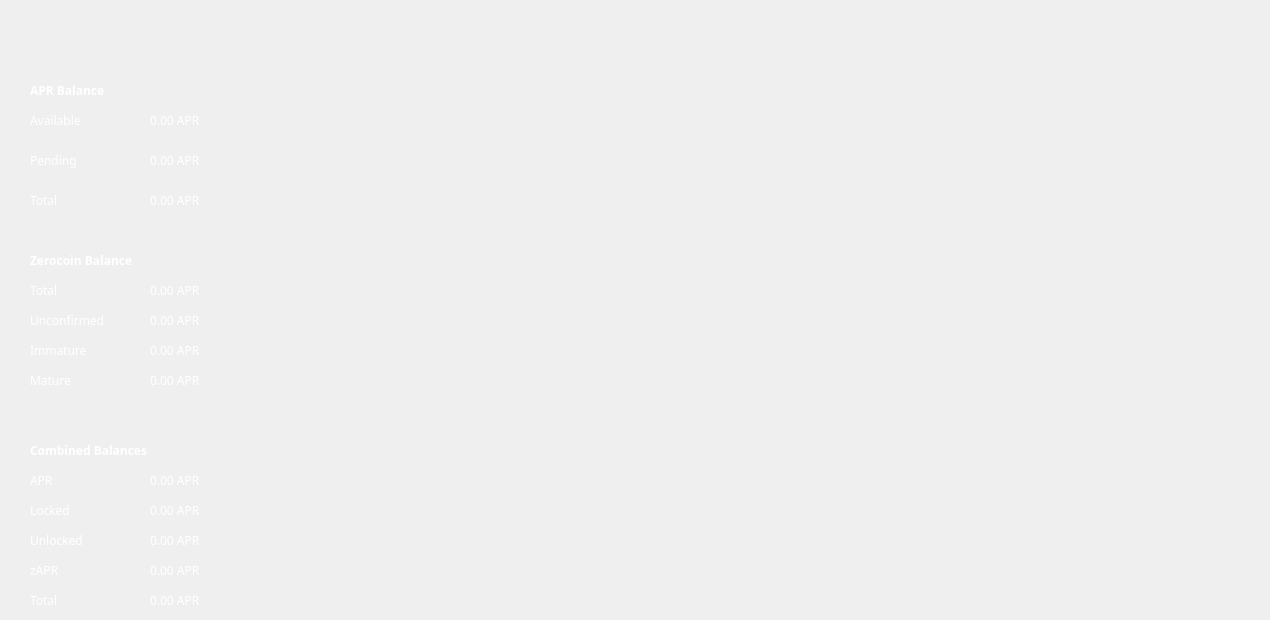
      <widget class="QWidget" name="tab">
       <attribute name="title">
        <string>Overview</string>
       </attribute>
       <widget class="QLabel" name="label">
        <property name="geometry">
         <rect>
          <x>30</x>
          <y>80</y>
          <width>151</width>
          <height>21</height>
         </rect>
        </property>
        <property name="font">
         <font>
          <family>Montserrat</family>
          <pointsize>9</pointsize>
          <weight>75</weight>
          <bold>true</bold>
         </font>
        </property>
        <property name="autoFillBackground">
         <bool>false</bool>
        </property>
        <property name="styleSheet">
         <string notr="true">color: rgb(255, 255, 255);
background:transparent</string>
        </property>
        <property name="text">
         <string>APR Balance</string>
        </property>
       </widget>
       <widget class="QLabel" name="label_2">
        <property name="geometry">
         <rect>
          <x>30</x>
          <y>110</y>
          <width>101</width>
          <height>21</height>
         </rect>
        </property>
        <property name="font">
         <font>
          <family>Montserrat</family>
         </font>
        </property>
        <property name="styleSheet">
         <string notr="true">color: rgb(255, 255, 255);
background:transparent</string>
        </property>
        <property name="text">
         <string>Available</string>
        </property>
       </widget>
       <widget class="QLabel" name="label_3">
        <property name="geometry">
         <rect>
          <x>150</x>
          <y>110</y>
          <width>101</width>
          <height>21</height>
         </rect>
        </property>
        <property name="font">
         <font>
          <family>Montserrat</family>
         </font>
        </property>
        <property name="styleSheet">
         <string notr="true">color: rgb(255, 255, 255);
background:transparent</string>
        </property>
        <property name="text">
         <string>0.00 APR</string>
        </property>
       </widget>
       <widget class="QLabel" name="label_4">
        <property name="geometry">
         <rect>
          <x>30</x>
          <y>150</y>
          <width>101</width>
          <height>21</height>
         </rect>
        </property>
        <property name="font">
         <font>
          <family>Montserrat</family>
         </font>
        </property>
        <property name="styleSheet">
         <string notr="true">color: rgb(255, 255, 255);
background:transparent</string>
        </property>
        <property name="text">
         <string>Pending</string>
        </property>
       </widget>
       <widget class="QLabel" name="label_5">
        <property name="geometry">
         <rect>
          <x>150</x>
          <y>150</y>
          <width>101</width>
          <height>21</height>
         </rect>
        </property>
        <property name="font">
         <font>
          <family>Montserrat</family>
         </font>
        </property>
        <property name="styleSheet">
         <string notr="true">color: rgb(255, 255, 255);
background:transparent</string>
        </property>
        <property name="text">
         <string>0.00 APR</string>
        </property>
       </widget>
       <widget class="QLabel" name="label_6">
        <property name="geometry">
         <rect>
          <x>30</x>
          <y>190</y>
          <width>101</width>
          <height>21</height>
         </rect>
        </property>
        <property name="font">
         <font>
          <family>Montserrat</family>
         </font>
        </property>
        <property name="styleSheet">
         <string notr="true">color: rgb(255, 255, 255);
background:transparent</string>
        </property>
        <property name="text">
         <string>Total</string>
        </property>
       </widget>
       <widget class="QLabel" name="label_7">
        <property name="geometry">
         <rect>
          <x>150</x>
          <y>190</y>
          <width>101</width>
          <height>21</height>
         </rect>
        </property>
        <property name="font">
         <font>
          <family>Montserrat</family>
         </font>
        </property>
        <property name="styleSheet">
         <string notr="true">color: rgb(255, 255, 255);
background:transparent</string>
        </property>
        <property name="text">
         <string>0.00 APR</string>
        </property>
       </widget>
       <widget class="QLabel" name="label_8">
        <property name="geometry">
         <rect>
          <x>30</x>
          <y>250</y>
          <width>201</width>
          <height>21</height>
         </rect>
        </property>
        <property name="font">
         <font>
          <family>Montserrat</family>
          <pointsize>9</pointsize>
          <weight>75</weight>
          <bold>true</bold>
         </font>
        </property>
        <property name="styleSheet">
         <string notr="true">color: rgb(255, 255, 255);
background:transparent</string>
        </property>
        <property name="text">
         <string>Zerocoin Balance</string>
        </property>
       </widget>
       <widget class="QLabel" name="label_9">
        <property name="geometry">
         <rect>
          <x>30</x>
          <y>280</y>
          <width>101</width>
          <height>21</height>
         </rect>
        </property>
        <property name="font">
         <font>
          <family>Montserrat</family>
         </font>
        </property>
        <property name="styleSheet">
         <string notr="true">color: rgb(255, 255, 255);
background:transparent</string>
        </property>
        <property name="text">
         <string>Total</string>
        </property>
       </widget>
       <widget class="QLabel" name="label_10">
        <property name="geometry">
         <rect>
          <x>150</x>
          <y>280</y>
          <width>101</width>
          <height>21</height>
         </rect>
        </property>
        <property name="font">
         <font>
          <family>Montserrat</family>
         </font>
        </property>
        <property name="styleSheet">
         <string notr="true">color: rgb(255, 255, 255);
background:transparent</string>
        </property>
        <property name="text">
         <string>0.00 APR</string>
        </property>
       </widget>
       <widget class="QLabel" name="label_11">
        <property name="geometry">
         <rect>
          <x>30</x>
          <y>310</y>
          <width>121</width>
          <height>21</height>
         </rect>
        </property>
        <property name="font">
         <font>
          <family>Montserrat</family>
         </font>
        </property>
        <property name="styleSheet">
         <string notr="true">color: rgb(255, 255, 255);
background:transparent</string>
        </property>
        <property name="text">
         <string>Unconfirmed</string>
        </property>
       </widget>
       <widget class="QLabel" name="label_12">
        <property name="geometry">
         <rect>
          <x>150</x>
          <y>310</y>
          <width>101</width>
          <height>21</height>
         </rect>
        </property>
        <property name="font">
         <font>
          <family>Montserrat</family>
         </font>
        </property>
        <property name="styleSheet">
         <string notr="true">color: rgb(255, 255, 255);
background:transparent</string>
        </property>
        <property name="text">
         <string>0.00 APR</string>
        </property>
       </widget>
       <widget class="QLabel" name="label_13">
        <property name="geometry">
         <rect>
          <x>30</x>
          <y>340</y>
          <width>101</width>
          <height>21</height>
         </rect>
        </property>
        <property name="font">
         <font>
          <family>Montserrat</family>
         </font>
        </property>
        <property name="styleSheet">
         <string notr="true">color: rgb(255, 255, 255);
background:transparent</string>
        </property>
        <property name="text">
         <string>Immature</string>
        </property>
       </widget>
       <widget class="QLabel" name="label_14">
        <property name="geometry">
         <rect>
          <x>150</x>
          <y>340</y>
          <width>101</width>
          <height>21</height>
         </rect>
        </property>
        <property name="font">
         <font>
          <family>Montserrat</family>
         </font>
        </property>
        <property name="styleSheet">
         <string notr="true">color: rgb(255, 255, 255);
background:transparent</string>
        </property>
        <property name="text">
         <string>0.00 APR</string>
        </property>
       </widget>
       <widget class="QLabel" name="label_15">
        <property name="geometry">
         <rect>
          <x>30</x>
          <y>440</y>
          <width>191</width>
          <height>21</height>
         </rect>
        </property>
        <property name="font">
         <font>
          <family>Montserrat</family>
          <pointsize>9</pointsize>
          <weight>75</weight>
          <bold>true</bold>
         </font>
        </property>
        <property name="styleSheet">
         <string notr="true">color: rgb(255, 255, 255);
background:transparent</string>
        </property>
        <property name="text">
         <string>Combined Balances</string>
        </property>
       </widget>
       <widget class="QLabel" name="label_16">
        <property name="geometry">
         <rect>
          <x>150</x>
          <y>370</y>
          <width>101</width>
          <height>21</height>
         </rect>
        </property>
        <property name="font">
         <font>
          <family>Montserrat</family>
         </font>
        </property>
        <property name="styleSheet">
         <string notr="true">color: rgb(255, 255, 255);
background:transparent</string>
        </property>
        <property name="text">
         <string>0.00 APR</string>
        </property>
       </widget>
       <widget class="QLabel" name="label_17">
        <property name="geometry">
         <rect>
          <x>30</x>
          <y>370</y>
          <width>101</width>
          <height>21</height>
         </rect>
        </property>
        <property name="font">
         <font>
          <family>Montserrat</family>
         </font>
        </property>
        <property name="styleSheet">
         <string notr="true">color: rgb(255, 255, 255);
background:transparent</string>
        </property>
        <property name="text">
         <string>Mature</string>
        </property>
       </widget>
       <widget class="QLabel" name="label_18">
        <property name="geometry">
         <rect>
          <x>30</x>
          <y>470</y>
          <width>161</width>
          <height>21</height>
         </rect>
        </property>
        <property name="font">
         <font>
          <family>Montserrat</family>
         </font>
        </property>
        <property name="styleSheet">
         <string notr="true">color: rgb(255, 255, 255);
background:transparent</string>
        </property>
        <property name="text">
         <string>APR</string>
        </property>
       </widget>
       <widget class="QLabel" name="label_19">
        <property name="geometry">
         <rect>
          <x>150</x>
          <y>470</y>
          <width>101</width>
          <height>21</height>
         </rect>
        </property>
        <property name="font">
         <font>
          <family>Montserrat</family>
         </font>
        </property>
        <property name="styleSheet">
         <string notr="true">color: rgb(255, 255, 255);
background:transparent</string>
        </property>
        <property name="text">
         <string>0.00 APR</string>
        </property>
       </widget>
       <widget class="QLabel" name="label_20">
        <property name="geometry">
         <rect>
          <x>30</x>
          <y>500</y>
          <width>161</width>
          <height>21</height>
         </rect>
        </property>
        <property name="font">
         <font>
          <family>Montserrat</family>
         </font>
        </property>
        <property name="styleSheet">
         <string notr="true">color: rgb(255, 255, 255);
background:transparent</string>
        </property>
        <property name="text">
         <string>Locked</string>
        </property>
       </widget>
       <widget class="QLabel" name="label_21">
        <property name="geometry">
         <rect>
          <x>150</x>
          <y>500</y>
          <width>101</width>
          <height>21</height>
         </rect>
        </property>
        <property name="font">
         <font>
          <family>Montserrat</family>
         </font>
        </property>
        <property name="styleSheet">
         <string notr="true">color: rgb(255, 255, 255);
background:transparent</string>
        </property>
        <property name="text">
         <string>0.00 APR</string>
        </property>
       </widget>
       <widget class="QLabel" name="label_22">
        <property name="geometry">
         <rect>
          <x>30</x>
          <y>530</y>
          <width>161</width>
          <height>21</height>
         </rect>
        </property>
        <property name="font">
         <font>
          <family>Montserrat</family>
         </font>
        </property>
        <property name="styleSheet">
         <string notr="true">color: rgb(255, 255, 255);
background:transparent</string>
        </property>
        <property name="text">
         <string>Unlocked</string>
        </property>
       </widget>
       <widget class="QLabel" name="label_23">
        <property name="geometry">
         <rect>
          <x>150</x>
          <y>530</y>
          <width>101</width>
          <height>21</height>
         </rect>
        </property>
        <property name="font">
         <font>
          <family>Montserrat</family>
         </font>
        </property>
        <property name="styleSheet">
         <string notr="true">color: rgb(255, 255, 255);
background:transparent</string>
        </property>
        <property name="text">
         <string>0.00 APR</string>
        </property>
       </widget>
       <widget class="QLabel" name="label_24">
        <property name="geometry">
         <rect>
          <x>30</x>
          <y>560</y>
          <width>161</width>
          <height>21</height>
         </rect>
        </property>
        <property name="font">
         <font>
          <family>Montserrat</family>
         </font>
        </property>
        <property name="styleSheet">
         <string notr="true">color: rgb(255, 255, 255);
background:transparent</string>
        </property>
        <property name="text">
         <string>zAPR</string>
        </property>
       </widget>
       <widget class="QLabel" name="label_25">
        <property name="geometry">
         <rect>
          <x>150</x>
          <y>560</y>
          <width>101</width>
          <height>21</height>
         </rect>
        </property>
        <property name="font">
         <font>
          <family>Montserrat</family>
         </font>
        </property>
        <property name="styleSheet">
         <string notr="true">color: rgb(255, 255, 255);
background:transparent</string>
        </property>
        <property name="text">
         <string>0.00 APR</string>
        </property>
       </widget>
       <widget class="QLabel" name="label_26">
        <property name="geometry">
         <rect>
          <x>30</x>
          <y>590</y>
          <width>161</width>
          <height>21</height>
         </rect>
        </property>
        <property name="font">
         <font>
          <family>Montserrat</family>
         </font>
        </property>
        <property name="styleSheet">
         <string notr="true">color: rgb(255, 255, 255);
background:transparent</string>
        </property>
        <property name="text">
         <string>Total</string>
        </property>
       </widget>
       <widget class="QLabel" name="label_27">
        <property name="geometry">
         <rect>
          <x>150</x>
          <y>590</y>
          <width>101</width>
          <height>21</height>
         </rect>
        </property>
        <property name="font">
         <font>
          <family>Montserrat</family>
         </font>
        </property>
        <property name="styleSheet">
         <string notr="true">color: rgb(255, 255, 255);
background:transparent</string>
        </property>
        <property name="text">
         <string>0.00 APR</string>
        </property>
       </widget>
       <widget class="QLabel" name="label_88">
        <property name="geometry">
         <rect>
          <x>460</x>
          <y>40</y>
          <width>801</width>
          <height>281</height>
         </rect>
        </property>
        <property name="styleSheet">
         <string notr="true">color: rgb(255, 255, 255);
background:transparent</string>
        </property>
        <property name="text">
         <string>&lt;!DOCTYPE HTML PUBLIC &quot;-//W3C//DTD HTML 4.0//EN&quot; &quot;http://www.w3.org/TR/REC-html40/strict.dtd&quot;&gt;
&lt;html&gt;&lt;head&gt;&lt;meta name=&quot;qrichtext&quot; content=&quot;1&quot; /&gt;&lt;style type=&quot;text/css&quot;&gt;
p, li { white-space: pre-wrap; }
&lt;/style&gt;&lt;/head&gt;&lt;body style=&quot; font-family:'MS Shell Dlg 2'; font-size:8.25pt; font-weight:400; font-style:normal;&quot;&gt;
&lt;p style=&quot; margin-top:0px; margin-bottom:0px; margin-left:0px; margin-right:0px; -qt-block-indent:0; text-indent:0px;&quot;&gt;&lt;img src=&quot;:/png/apr_wallet_logo.png&quot; /&gt;&lt;/p&gt;&lt;/body&gt;&lt;/html&gt;</string>
        </property>
       </widget>
      </widget>
